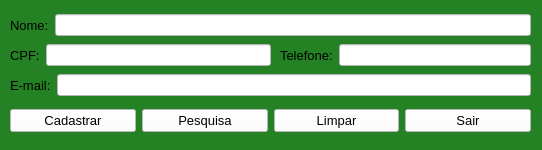
<?xml version="1.0" encoding="UTF-8"?>
<ui version="4.0">
 <class>MainWindow</class>
 <widget class="QMainWindow" name="MainWindow">
  <property name="geometry">
   <rect>
    <x>0</x>
    <y>0</y>
    <width>542</width>
    <height>150</height>
   </rect>
  </property>
  <property name="windowTitle">
   <string>Cadastro</string>
  </property>
  <property name="windowIcon">
   <iconset>
    <normaloff>Bola2.jpg</normaloff>Bola2.jpg</iconset>
  </property>
  <property name="styleSheet">
   <string notr="true">background-color: rgb(37, 130, 36);</string>
  </property>
  <widget class="QWidget" name="centralwidget">
   <widget class="QWidget" name="layoutWidget">
    <property name="geometry">
     <rect>
      <x>10</x>
      <y>40</y>
      <width>261</width>
      <height>31</height>
     </rect>
    </property>
    <layout class="QHBoxLayout" name="horizontalLayout_2">
     <item>
      <widget class="QLabel" name="label_2">
       <property name="font">
        <font>
         <pointsize>10</pointsize>
        </font>
       </property>
       <property name="text">
        <string>CPF:</string>
       </property>
      </widget>
     </item>
     <item>
      <widget class="QLineEdit" name="lineEdit_2">
       <property name="styleSheet">
        <string notr="true">background-color: rgb(255, 255, 255);</string>
       </property>
      </widget>
     </item>
    </layout>
   </widget>
   <widget class="QWidget" name="layoutWidget_2">
    <property name="geometry">
     <rect>
      <x>280</x>
      <y>40</y>
      <width>251</width>
      <height>31</height>
     </rect>
    </property>
    <layout class="QHBoxLayout" name="horizontalLayout_3">
     <item>
      <widget class="QLabel" name="label_3">
       <property name="font">
        <font>
         <pointsize>10</pointsize>
        </font>
       </property>
       <property name="text">
        <string>Telefone:</string>
       </property>
      </widget>
     </item>
     <item>
      <widget class="QLineEdit" name="lineEdit_3">
       <property name="styleSheet">
        <string notr="true">background-color: rgb(255, 255, 255);</string>
       </property>
      </widget>
     </item>
    </layout>
   </widget>
   <widget class="QWidget" name="layoutWidget">
    <property name="geometry">
     <rect>
      <x>10</x>
      <y>10</y>
      <width>521</width>
      <height>31</height>
     </rect>
    </property>
    <layout class="QHBoxLayout" name="horizontalLayout">
     <item>
      <widget class="QLabel" name="label">
       <property name="font">
        <font>
         <pointsize>10</pointsize>
        </font>
       </property>
       <property name="text">
        <string>Nome:</string>
       </property>
      </widget>
     </item>
     <item>
      <widget class="QLineEdit" name="lineEdit">
       <property name="styleSheet">
        <string notr="true">background-color: rgb(255, 255, 255);</string>
       </property>
      </widget>
     </item>
    </layout>
   </widget>
   <widget class="QWidget" name="layoutWidget">
    <property name="geometry">
     <rect>
      <x>10</x>
      <y>100</y>
      <width>521</width>
      <height>41</height>
     </rect>
    </property>
    <layout class="QHBoxLayout" name="horizontalLayout_6">
     <item>
      <widget class="QPushButton" name="pushButtonagenda">
       <property name="font">
        <font>
         <pointsize>10</pointsize>
        </font>
       </property>
       <property name="styleSheet">
        <string notr="true">background-color: rgb(255, 255, 255);</string>
       </property>
       <property name="text">
        <string>Cadastrar</string>
       </property>
      </widget>
     </item>
     <item>
      <widget class="QPushButton" name="pushButtonagenda_4">
       <property name="font">
        <font>
         <pointsize>10</pointsize>
        </font>
       </property>
       <property name="styleSheet">
        <string notr="true">background-color: rgb(255, 255, 255);</string>
       </property>
       <property name="text">
        <string>Pesquisa</string>
       </property>
      </widget>
     </item>
     <item>
      <widget class="QPushButton" name="pushButtonagenda_3">
       <property name="font">
        <font>
         <pointsize>10</pointsize>
        </font>
       </property>
       <property name="styleSheet">
        <string notr="true">background-color: rgb(255, 255, 255);</string>
       </property>
       <property name="text">
        <string>Limpar</string>
       </property>
      </widget>
     </item>
     <item>
      <widget class="QPushButton" name="pushButtonagenda_saircadastro">
       <property name="font">
        <font>
         <pointsize>10</pointsize>
        </font>
       </property>
       <property name="styleSheet">
        <string notr="true">background-color: rgb(255, 255, 255);</string>
       </property>
       <property name="text">
        <string>Sair</string>
       </property>
      </widget>
     </item>
    </layout>
   </widget>
   <widget class="QWidget" name="layoutWidget_3">
    <property name="geometry">
     <rect>
      <x>10</x>
      <y>70</y>
      <width>521</width>
      <height>31</height>
     </rect>
    </property>
    <layout class="QHBoxLayout" name="horizontalLayout_4">
     <item>
      <widget class="QLabel" name="label_4">
       <property name="font">
        <font>
         <pointsize>10</pointsize>
        </font>
       </property>
       <property name="text">
        <string>E-mail:</string>
       </property>
      </widget>
     </item>
     <item>
      <widget class="QLineEdit" name="lineEdit_4">
       <property name="styleSheet">
        <string notr="true">background-color: rgb(255, 255, 255);</string>
       </property>
      </widget>
     </item>
    </layout>
   </widget>
  </widget>
 </widget>
 <resources/>
 <connections/>
</ui>
